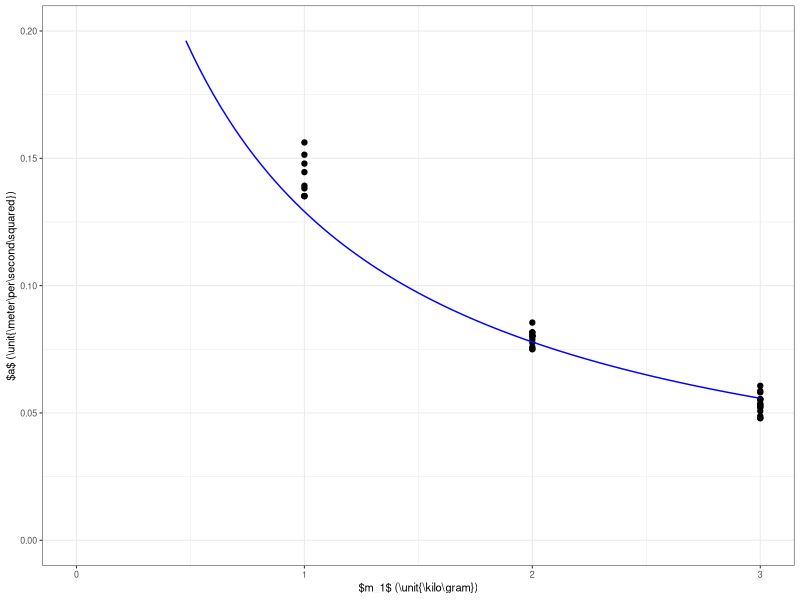
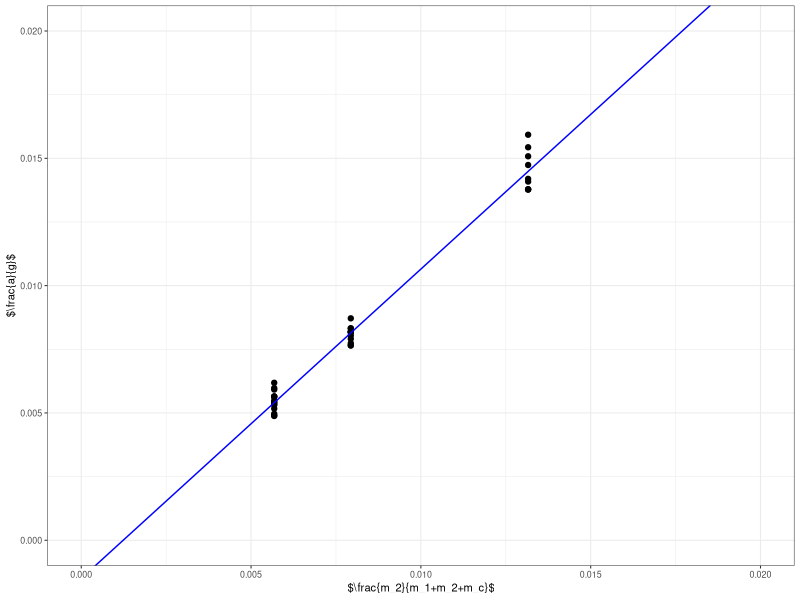

Here is the R script that generated these plots, in order:
library(ggplot2)
raw <- read.csv("canada.csv",header=TRUE)

library(dplyr)
data <- mutate(
 raw,
 ameas.ms2 = 2*x.m/t.s^2,
 ahat = ameas.ms2/9.81,
 mhat = m2.kg/(m1.kg+m2.kg+mc.kg),
 )

apredicted.ms2 <- function(m2,m1,mc){
  9.81*(m2)/(m2+m1+mc)
}

fig <- ggplot(data)+geom_point(aes(x=m1.kg,y=ameas.ms2))+
    ylim(0,0.2)+xlim(0,3)+
    geom_function(fun=apredicted.ms2,args=list(m2=0.020,mc=0.5),color='blue')+
    xlab('$m_1$ (\\unit{\\kilo\\gram})')+
    ylab('$a$ (\\unit{\\meter\\per\\second\\squared})')+
    theme_bw(base_size=8)

library(svglite)
svglite('fig5.svg',width=3,height=2,pointsize=8)
print(fig)
dev.off()

fig2 <- ggplot(data)+geom_point(aes(x=mhat,y=ahat))+
    ylim(0,0.02)+xlim(0,0.02)+
    geom_abline(slope=1.2150,intercept=-0.0015,color='blue')+
    xlab('$\\frac{m_2}{m_1+m_2+m_c}$')+
    ylab('$\\frac{a}{g}$')+
    theme_bw(base_size=8)
svglite('fig6.svg',width=3,height=2,pointsize=8)
print(fig2)
dev.off()


library(xtable)
results <- summarize(
	mean.t = mean(t.s),
	sd.t = sd(t.s),
	mean.a = mean(ameas.ms2),
	sd.a = sd(ameas.ms2),
	group_by(data,m1.kg)
	)
print(xtable(results,digits=4),include.rownames=FALSE,file='table1raw.tex')

fit <- lm(ahat~mhat,data=data)
summary(fit)
